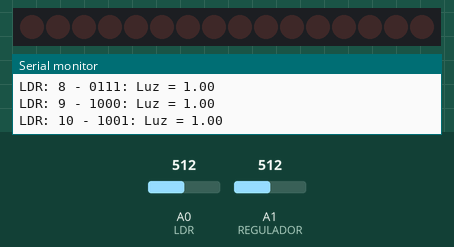
Simulated run of this sketch. Board: Arduino Uno, built with avr-gcc and run on an emulated ATmega328P. Shown: 16 shift-register outputs drawn as a row of LEDs (first output left, lit = HIGH), the last lines printed to the serial monitor. Wiring (inferred from the names in the program): 2 × shift register (74HC595): data pin 7; shift clock pin 8; latch pin 6. Wiring (inferred from the signals the program sends): row of LEDs: on Q0, Q1, Q2, Q3, Q4, Q5, Q6, Q7, Q8, Q9, Q10, Q11, Q12, Q13, Q14, Q15. The test bench sets the inputs (shaded band); at power-on: A0 (LDR) = 512, A1 (REGULADOR) = 512.

Above: at 1.2 s.
1.3 s: A0 (LDR) set to 530
At 2.5 s:
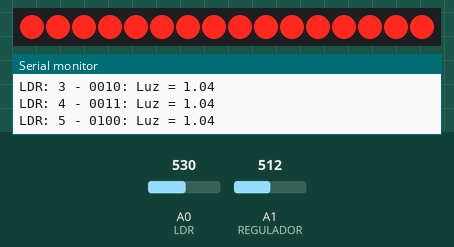
3.3 s: A1 (REGULADOR) set to 522
6.3 s: A1 (REGULADOR) set to 537
At 6.9 s:
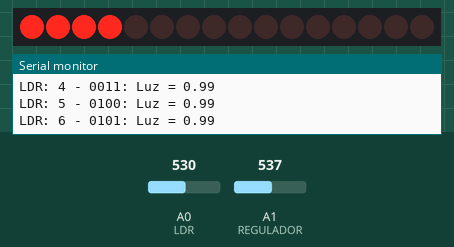
8.6 s: A0 (LDR) set to 716
At 9.27 s:
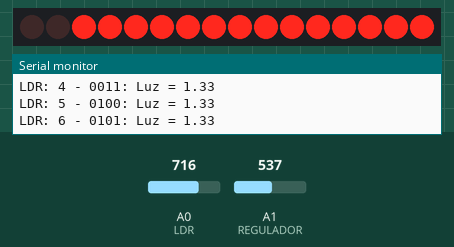
11.0 s: A1 (REGULADOR) set to 706
12.6 s: A1 (REGULADOR) set to 728
At 13.13 s:
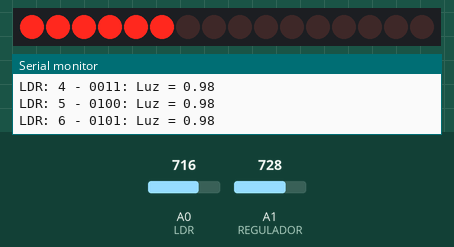
Timing chart, 0 to 15.6 s (numbered marks = the images above; inputs shaded):
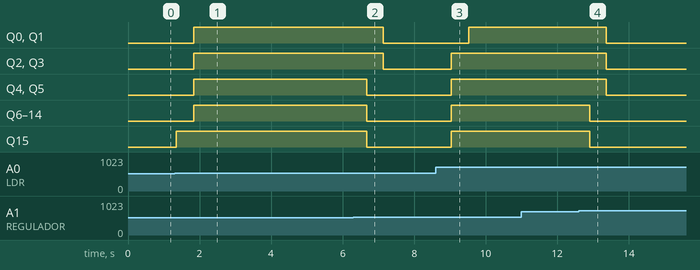

Measured:
- the behaviour switches between 512 and 513 on A0 (LDR) (found by bisection; images 0 and 1)
- the behaviour switches between 529 and 530 on A1 (REGULADOR) (found by bisection; images 1 and 2)
- the behaviour switches between 715 and 716 on A1 (REGULADOR) (found by bisection; images 3 and 4)
- after the input at 1.3 s, Q0–14: LOW → HIGH after 0.53 s; Q15: LOW → HIGH after 0.05 s
- after the input at 6.3 s, Q0–3: HIGH → LOW after 0.84 s; Q4–15: HIGH → LOW after 0.37 s
- after the input at 8.6 s, Q0, Q1: LOW → HIGH after 0.92 s; Q2–15: LOW → HIGH after 0.43 s
- after the input at 12.6 s, Q0–5: HIGH → LOW after 0.77 s; Q6–15: HIGH → LOW after 0.30 s

The sketch:

MULTICONTACTOR_02.ino
```cpp
#include <Arduino.h>

/*
Desenvolvido por Alexandre Aravecchia
aravecchia@gmail.com
www.aravecchia.weebly.com
*/
// Apoio: Laboratorio de Garagem - labdegaragem.com
// Agradecimentos a valiosa ajuda dos amigos:
// Almir, Jonatas, Jucelei, Rogerio, Marcelo, Renyer, fredsant, OraculoX, Wiechert, Rui Viana, Celso Eiji Ito
// alem da tremenda paciencia da minha esposa pra me aguentar falando nisso dia e noite :D

int t=10;
// Tempo de delay.

int LATCH = 6;
int DATA = 7;
int CLOCK = 8;
// define os pinos de latch, data e clock do 74HC595 que controlam o display da temperatura do ambiente
int s0 = 9;
int s1 = 10;
int s2 = 11;
int s3 = 12;
//define os pinos de controle do CD-4067 - checar ordem dos pinos definidos no shield
//no esquecer de verificar o jumper (se ele define entrada ou saida em A0)

int LDR = A0; //define o pino de leitura do CD-4067
int REGULADOR = A1; //define o pino de leitura do botao de regulagem

// A select determina qual pino do Cd-4067 esta ativado
int select[16][4] = {
  {
    0,0,0,0                                                        }
  ,
  {
    0,0,0,1                                                        }
  ,
  {
    0,0,1,0                                                        }
  ,
  {
    0,0,1,1                                                        }
  ,
  {
    0,1,0,0                                                        }
  ,
  {
    0,1,0,1                                                        }
  ,
  {
    0,1,1,0                                                        }
  ,
  {
    0,1,1,1                                                        }
  ,
  {
    1,0,0,0                                                        }
  ,
  {
    1,0,0,1                                                        }
  ,
  {
    1,0,1,0                                                        }
  ,
  {
    1,0,1,1                                                        }
  ,
  {
    1,1,0,0                                                        }
  ,
  {
    1,1,0,1                                                        }
  ,
  {
    1,1,1,0                                                        }
  ,
  {
    1,1,1,1                                                        }
  ,
};

void setup()
{
  Serial.begin(9600);
  pinMode(LATCH, OUTPUT);
  pinMode(CLOCK, OUTPUT);
  pinMode(DATA, OUTPUT);
  // Define LATCH, DATA e CLOCK como pinos de saida

  pinMode(A0, INPUT);
  pinMode(A1, INPUT);

  // Define os pinos de controle do 4067 como saida e coloca todos em estado LOW.
  pinMode(s0, OUTPUT);
  pinMode(s1, OUTPUT);
  pinMode(s2, OUTPUT);
  pinMode(s3, OUTPUT);

  digitalWrite(s0, LOW);
  digitalWrite(s1, LOW);
  digitalWrite(s2, LOW);
  digitalWrite(s3, LOW);
}

void loop()
{
  byte byte1=0;
  byte byte2=0;

  boolean LEDState;

  for(int pino = 0; pino<16; pino++)
  {
    seletor(select[pino]);
    //    leitura(pino);
    Serial.print("LDR: ");
    Serial.print(pino+1);
    Serial.print(" - ");
    for (int x=0; x<4; x++)
    {
      Serial.print(select[pino][x]);
    }
    Serial.print(": ");

    //----->>>>>>leitura do sensor aqui
    int sensor = analogRead(LDR);
    int regulador = analogRead(REGULADOR);

    if (pino<8)
    {
      if (sensor>regulador)
      {
        LEDState=1;
        byte1=(LEDState<<pino)+byte1;
      }
      else
      {
        LEDState=0;
        byte1=(LEDState<<pino)+byte1;
      }
    }
    else
    {
      if (sensor>regulador)
      {
        LEDState=1;
        byte2=(LEDState<<(pino-8))+byte2;
      }
      else
      {
        LEDState=0;
        byte2=(LEDState<<(pino-8))+byte2;
      }
    }


    // Escreve na serial o resultado e confere o codigo:
    Serial.print("Luz = ");
    Serial.println(float(sensor)/float(regulador));

  }
  digitalWrite(LATCH, LOW);
  shiftOut(DATA, CLOCK, MSBFIRST, byte2);
  shiftOut(DATA, CLOCK, MSBFIRST, byte1);
  // Levanta o muro LATCH, fecha a transmissao (represam os bits)
  digitalWrite(LATCH, HIGH);
  Serial.print("Relays: ");
  Serial.print(byte1, BIN);
  Serial.print("-");
  Serial.println(byte2, BIN);
  delay(t);
}

void seletor( int m[] )
{
  digitalWrite(s0, m[0]);
  digitalWrite(s1, m[1]);
  digitalWrite(s2, m[2]);
  digitalWrite(s3, m[3]);
}

void leitura(int pino)
{
  Serial.print("LDR ");
  Serial.print(pino+1);
  Serial.print(": ");
  for (int x=0; x<4; x++)
  {
    Serial.print(select[pino][x]);
  }
  Serial.print(" - ");
}
```
